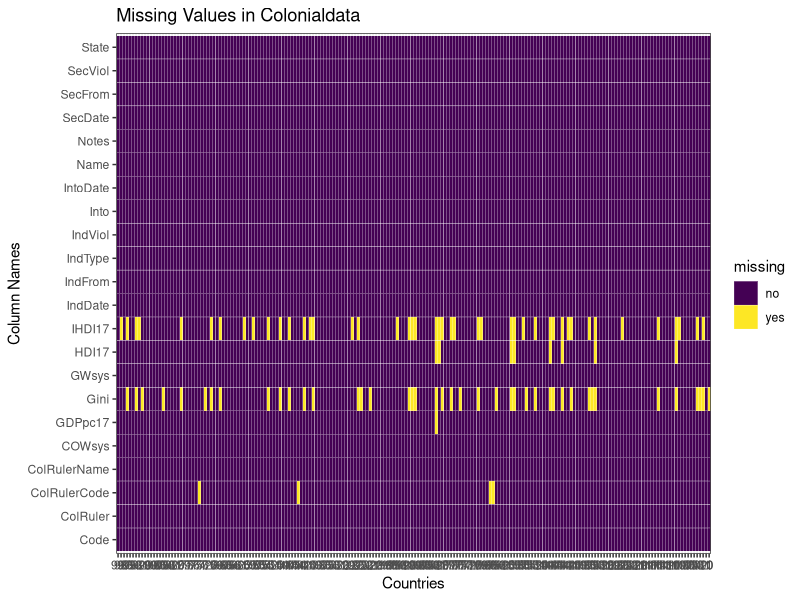
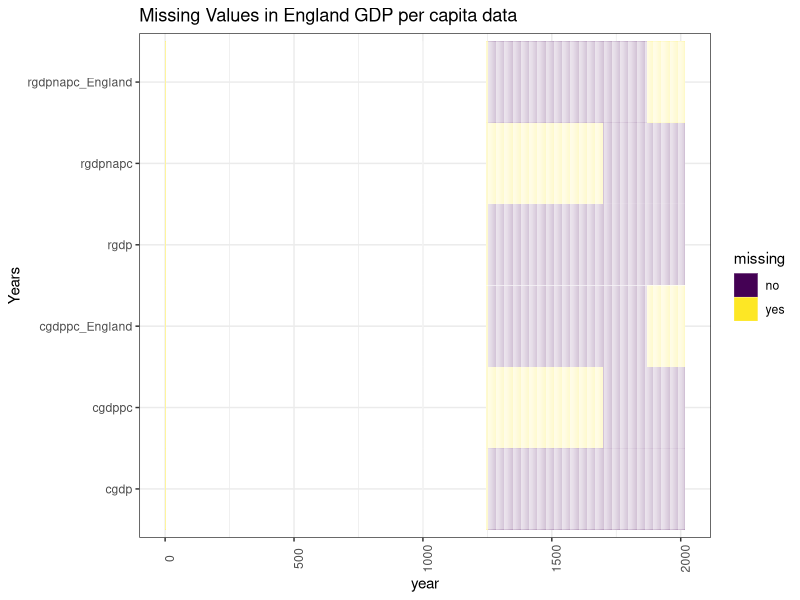
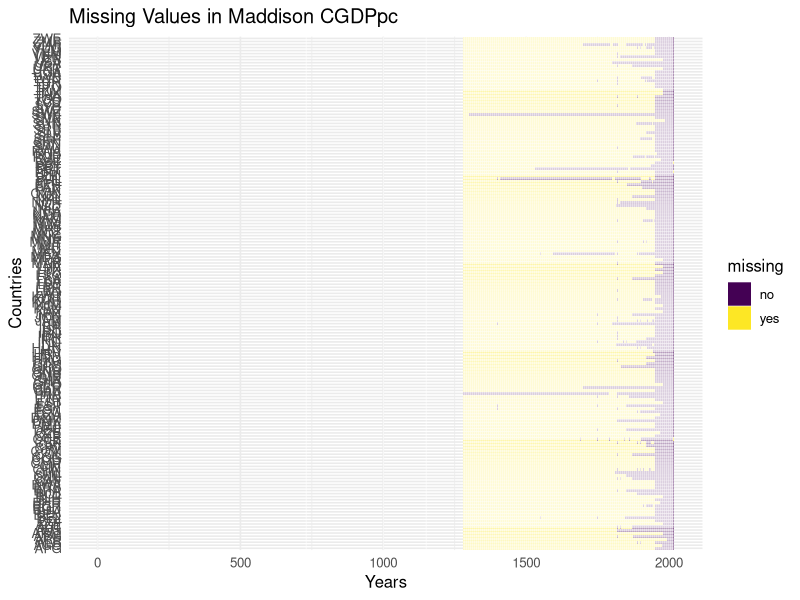
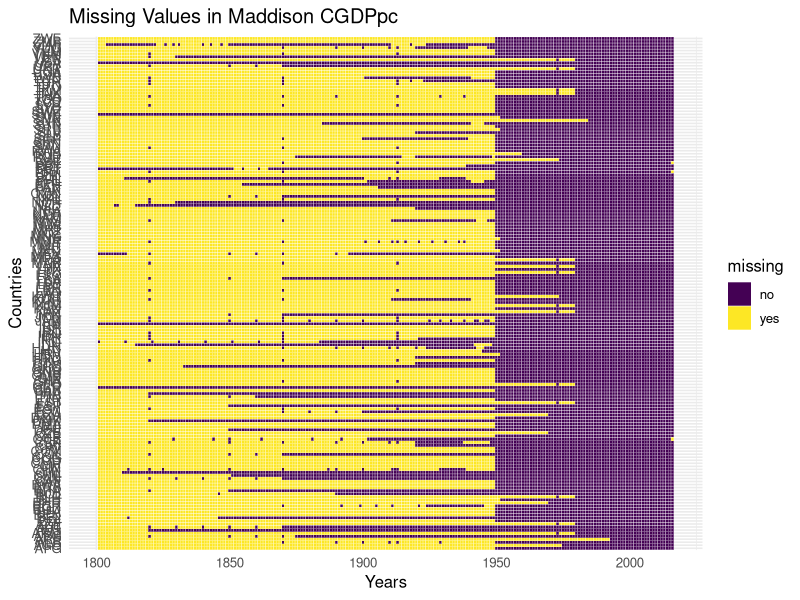

Here is the R script that generated these plots, in order:
## ---- chunk 1
#libraries
library(tidyr)
library(tidyverse)
library(ggplot2)
library(dplyr)
## ---- chunk 2
colonialdata <- read.csv("Data/colonialdata.csv")

missvalues <-colonialdata %>%rownames_to_column("id") %>%gather(key, value, -id) %>%mutate(missing =ifelse(is.na(value), "yes", "no"))

ggplot(missvalues, aes(x = key, y =fct_rev(id), fill = missing)) +geom_tile(color ="white") +ggtitle("Missing Values in Colonialdata") +scale_fill_viridis_d() + theme_bw() + coord_flip() + labs(x = "Column Names", y = "Countries")
## ---- chunk 3
England <- read.csv("Data/EnglandGDPpc.csv")

missvalues <-England %>%gather(key, value, -year) %>%mutate(missing =ifelse(is.na(value), "yes", "no"))

ggplot(missvalues, aes(x = key, y=year, fill = missing)) +geom_tile(color ="white") +ggtitle("Missing Values in England GDP per capita data") +scale_fill_viridis_d() + theme_bw() + coord_flip() + labs(x = "Years") + theme(axis.text.x = element_text(angle = 90))
## ---- chunk 4
Mad <- read.csv("Data/Maddison.csv")
#This data was reformatted here simply for the purposes of the missing values analysis
Madcleanc <- spread(subset(Mad, select = -c(country,pop,i_cig, i_bm, rgdpnapc)), key = countrycode, value = cgdppc)
#Madcleanr <- spread(subset(Mad, select = -c(country,pop,i_cig, i_bm, cgdppc)), key = countrycode, value = rgdpnapc)

missvaluesc <- Madcleanc %>%gather(key, value, -year) %>%mutate(missing =ifelse(is.na(value), "yes", "no"))
#missvaluesr <- Madcleanr %>%gather(key, value, -year) %>%mutate(missing =ifelse(is.na(value), "yes", "no"))
missvaluesc1800 <- filter(Madcleanc, year >1800) %>%gather(key, value, -year) %>%mutate(missing =ifelse(is.na(value), "yes", "no"))
#missvaluesr1800 <- filter(Madcleanr, year >1800) %>%gather(key, value, -year) %>%mutate(missing =ifelse(is.na(value), "yes", "no"))
  
mc <- ggplot(missvaluesc, aes(x = key, y =year, fill = missing)) +geom_tile(color ="white") +ggtitle("Missing Values in Maddison CGDPpc") +scale_fill_viridis_d() + theme_bw() + coord_flip() + labs(x = "Countries", y = "Years") + theme(axis.text.x = element_text(angle = 90)) + theme_minimal(base_size=12)

#mr <-  ggplot(missvaluesr, aes(x = key, y =year, fill = missing)) +geom_tile(color ="white") +ggtitle("Missing Values in Maddison RGDPpc") +scale_fill_viridis_d() + theme_bw() + coord_flip() + labs(x = "Countries", y = "Years") + theme(axis.text.x = element_text(angle = 90)) + theme_minimal(base_size=12)

mc1800 <- ggplot(missvaluesc1800, aes(x = key, y =year, fill = missing)) +geom_tile(color ="white") +ggtitle("Missing Values in Maddison CGDPpc") +scale_fill_viridis_d() + theme_bw() + coord_flip() + labs(x = "Countries", y = "Years") + theme(axis.text.x = element_text(angle = 90)) + theme_minimal(base_size=12)

#mr1800 <-  ggplot(missvaluesr1800, aes(x = key, y =year, fill = missing)) +geom_tile(color ="white") +ggtitle("Missing Values in Maddison RGDPpc") +scale_fill_viridis_d() + theme_bw() + coord_flip() + labs(x = "Countries", y = "Years") + theme(axis.text.x = element_text(angle = 90)) + theme_minimal(base_size=12)

ggsave("MadPmissingGDPC.png", mc, width=20, height=20)
#ggsave("MadGDPmissingGDPR.png", mr, width=20, height=20)
ggsave("MadPmissingGDPC1800.png", mc1800, width=20, height=20)
#ggsave("MadPmissingGDPR1800.png", mr1800, width=20, height=20)
